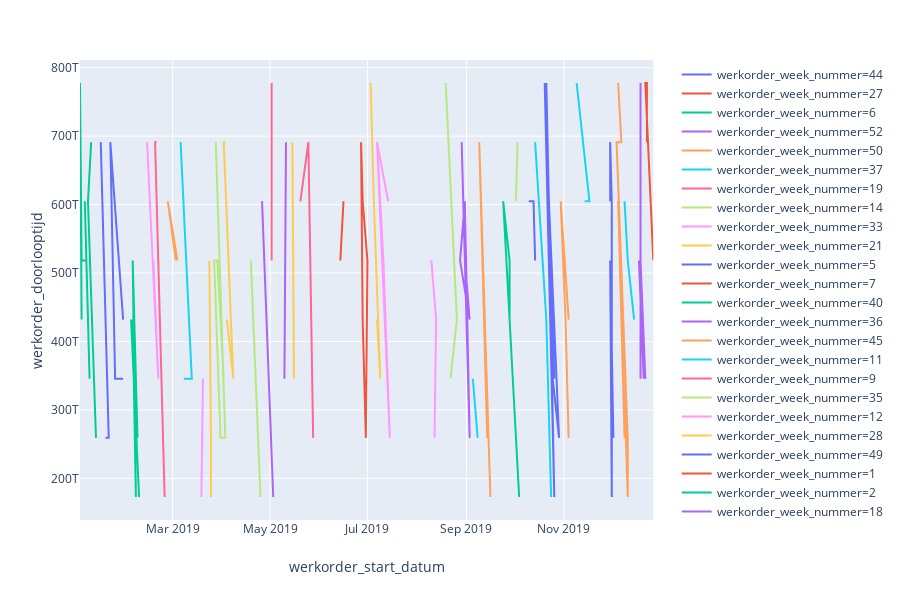

This figure's notebook cell:
### Code cell
%matplotlib inline

#df = px.data.gapminder().query("continent=='Oceania'")
fig = px.line(werkorder_df, x="werkorder_start_datum", y="werkorder_doorlooptijd", color='werkorder_week_nummer')
fig.show()

### Figure 1 — Plotly figure (JSON) as saved in the notebook; plotly's stock layout.template omitted (floating-point values rounded to 4 significant figures)
{"data": [{"hoverlabel": {"namelength": 0}, "hovertemplate": "werkorder_week_nummer=44<br>werkorder_start_datum=%{x}<br>werkorder_doorlooptijd=%{y}", "legendgroup": "werkorder_week_nummer=44", "line": {"color": "#636efa", "dash": "solid"}, "mode": "lines", "name": "werkorder_week_nummer=44", "showlegend": true, "type": "scatter", "x": ["2019-10-20T00:00:00", "2019-10-26T00:00:00", "2019-10-21T00:00:00", "2019-10-25T00:00:00", "2019-10-29T00:00:00", "2019-10-21T00:00:00", "2019-10-26T00:00:00"], "xaxis": "x", "y": [777600000000000, 172800000000000, 777600000000000, 345600000000000, 259200000000000, 691200000000000, 345600000000000], "yaxis": "y"}, {"hoverlabel": {"namelength": 0}, "hovertemplate": "werkorder_week_nummer=27<br>werkorder_start_datum=%{x}<br>werkorder_doorlooptijd=%{y}", "legendgroup": "werkorder_week_nummer=27", "line": {"color": "#EF553B", "dash": "solid"}, "mode": "lines", "name": "werkorder_week_nummer=27", "showlegend": true, "type": "scatter", "x": ["2019-06-30T00:00:00", "2019-07-01T00:00:00", "2019-06-28T00:00:00", "2019-06-27T00:00:00", "2019-06-28T00:00:00", "2019-06-30T00:00:00"], "xaxis": "x", "y": [259200000000000, 518400000000000, 604800000000000, 691200000000000, 432000000000000, 259200000000000], "yaxis": "y"}, {"hoverlabel": {"namelength": 0}, "hovertemplate": "werkorder_week_nummer=6<br>werkorder_start_datum=%{x}<br>werkorder_doorlooptijd=%{y}", "legendgroup": "werkorder_week_nummer=6", "line": {"color": "#00cc96", "dash": "solid"}, "mode": "lines", "name": "werkorder_week_nummer=6", "showlegend": true, "type": "scatter", "x": ["2019-02-04T00:00:00", "2019-02-06T00:00:00", "2019-02-04T00:00:00", "2019-02-07T00:00:00", "2019-02-03T00:00:00", "2019-02-08T00:00:00", "2019-02-03T00:00:00"], "xaxis": "x", "y": [432000000000000, 172800000000000, 518400000000000, 259200000000000, 432000000000000, 172800000000000, 432000000000000], "yaxis": "y"}, {"hoverlabel": {"namelength": 0}, "hovertemplate": "werkorder_week_nummer=52<br>werkorder_start_datum=%{x}<br>werkorder_doorlooptijd=%{y}", "legendgroup": "werkorder_week_nummer=52", "line": {"color": "#ab63fa", "dash": "solid"}, "mode": "lines", "name": "werkorder_week_nummer=52", "showlegend": true, "type": "scatter", "x": ["2019-12-19T00:00:00", "2019-12-19T00:00:00", "2019-12-19T00:00:00", "2019-12-22T00:00:00", "2019-12-18T00:00:00", "2019-12-21T00:00:00"], "xaxis": "x", "y": [777600000000000, 345600000000000, 518400000000000, 345600000000000, 518400000000000, 345600000000000], "yaxis": "y"}, {"hoverlabel": {"namelength": 0}, "hovertemplate": "werkorder_week_nummer=50<br>werkorder_start_datum=%{x}<br>werkorder_doorlooptijd=%{y}", "legendgroup": "werkorder_week_nummer=50", "line": {"color": "#FFA15A", "dash": "solid"}, "mode": "lines", "name": "werkorder_week_nummer=50", "showlegend": true, "type": "scatter", "x": ["2019-12-09T00:00:00", "2019-12-05T00:00:00", "2019-12-11T00:00:00", "2019-12-11T00:00:00", "2019-12-04T00:00:00", "2019-12-07T00:00:00", "2019-12-05T00:00:00"], "xaxis": "x", "y": [259200000000000, 604800000000000, 172800000000000, 259200000000000, 691200000000000, 691200000000000, 777600000000000], "yaxis": "y"}, {"hoverlabel": {"namelength": 0}, "hovertemplate": "werkorder_week_nummer=37<br>werkorder_start_datum=%{x}<br>werkorder_doorlooptijd=%{y}", "legendgroup": "werkorder_week_nummer=37", "line": {"color": "#19d3f3", "dash": "solid"}, "mode": "lines", "name": "werkorder_week_nummer=37", "showlegend": true, "type": "scatter", "x": ["2019-09-08T00:00:00", "2019-09-05T00:00:00"], "xaxis": "x", "y": [259200000000000, 345600000000000], "yaxis": "y"}, {"hoverlabel": {"namelength": 0}, "hovertemplate": "werkorder_week_nummer=19<br>werkorder_start_datum=%{x}<br>werkorder_doorlooptijd=%{y}", "legendgroup": "werkorder_week_nummer=19", "line": {"color": "#FF6692", "dash": "solid"}, "mode": "lines", "name": "werkorder_week_nummer=19", "showlegend": true, "type": "scatter", "x": ["2019-05-02T00:00:00", "2019-05-02T00:00:00"], "xaxis": "x", "y": [777600000000000, 518400000000000], "yaxis": "y"}, {"hoverlabel": {"namelength": 0}, "hovertemplate": "werkorder_week_nummer=14<br>werkorder_start_datum=%{x}<br>werkorder_doorlooptijd=%{y}", "legendgroup": "werkorder_week_nummer=14", "line": {"color": "#B6E880", "dash": "solid"}, "mode": "lines", "name": "werkorder_week_nummer=14", "showlegend": true, "type": "scatter", "x": ["2019-03-28T00:00:00", "2019-04-03T00:00:00", "2019-03-31T00:00:00", "2019-03-27T00:00:00", "2019-03-29T00:00:00", "2019-04-02T00:00:00"], "xaxis": "x", "y": [691200000000000, 259200000000000, 259200000000000, 518400000000000, 518400000000000, 345600000000000], "yaxis": "y"}, {"hoverlabel": {"namelength": 0}, "hovertemplate": "werkorder_week_nummer=33<br>werkorder_start_datum=%{x}<br>werkorder_doorlooptijd=%{y}", "legendgroup": "werkorder_week_nummer=33", "line": {"color": "#FF97FF", "dash": "solid"}, "mode": "lines", "name": "werkorder_week_nummer=33", "showlegend": true, "type": "scatter", "x": ["2019-08-10T00:00:00", "2019-08-13T00:00:00", "2019-08-12T00:00:00"], "xaxis": "x", "y": [518400000000000, 432000000000000, 259200000000000], "yaxis": "y"}, {"hoverlabel": {"namelength": 0}, "hovertemplate": "werkorder_week_nummer=21<br>werkorder_start_datum=%{x}<br>werkorder_doorlooptijd=%{y}", "legendgroup": "werkorder_week_nummer=21", "line": {"color": "#FECB52", "dash": "solid"}, "mode": "lines", "name": "werkorder_week_nummer=21", "showlegend": true, "type": "scatter", "x": ["2019-05-15T00:00:00", "2019-05-16T00:00:00"], "xaxis": "x", "y": [691200000000000, 345600000000000], "yaxis": "y"}, {"hoverlabel": {"namelength": 0}, "hovertemplate": "werkorder_week_nummer=5<br>werkorder_start_datum=%{x}<br>werkorder_doorlooptijd=%{y}", "legendgroup": "werkorder_week_nummer=5", "line": {"color": "#636efa", "dash": "solid"}, "mode": "lines", "name": "werkorder_week_nummer=5", "showlegend": true, "type": "scatter", "x": ["2019-01-29T00:00:00", "2019-01-21T00:00:00", "2019-01-24T00:00:00", "2019-01-29T00:00:00"], "xaxis": "x", "y": [432000000000000, 691200000000000, 345600000000000, 345600000000000], "yaxis": "y"}, {"hoverlabel": {"namelength": 0}, "hovertemplate": "werkorder_week_nummer=7<br>werkorder_start_datum=%{x}<br>werkorder_doorlooptijd=%{y}", "legendgroup": "werkorder_week_nummer=7", "line": {"color": "#EF553B", "dash": "solid"}, "mode": "lines", "name": "werkorder_week_nummer=7", "showlegend": true, "type": "scatter", "x": ["2019-02-05T00:00:00"], "xaxis": "x", "y": [604800000000000], "yaxis": "y"}, {"hoverlabel": {"namelength": 0}, "hovertemplate": "werkorder_week_nummer=40<br>werkorder_start_datum=%{x}<br>werkorder_doorlooptijd=%{y}", "legendgroup": "werkorder_week_nummer=40", "line": {"color": "#00cc96", "dash": "solid"}, "mode": "lines", "name": "werkorder_week_nummer=40", "showlegend": true, "type": "scatter", "x": ["2019-10-04T00:00:00", "2019-09-24T00:00:00", "2019-09-28T00:00:00", "2019-09-28T00:00:00"], "xaxis": "x", "y": [172800000000000, 604800000000000, 518400000000000, 432000000000000], "yaxis": "y"}, {"hoverlabel": {"namelength": 0}, "hovertemplate": "werkorder_week_nummer=36<br>werkorder_start_datum=%{x}<br>werkorder_doorlooptijd=%{y}", "legendgroup": "werkorder_week_nummer=36", "line": {"color": "#ab63fa", "dash": "solid"}, "mode": "lines", "name": "werkorder_week_nummer=36", "showlegend": true, "type": "scatter", "x": ["2019-08-31T00:00:00", "2019-09-03T00:00:00", "2019-08-28T00:00:00", "2019-08-31T00:00:00", "2019-09-03T00:00:00", "2019-08-29T00:00:00"], "xaxis": "x", "y": [518400000000000, 432000000000000, 518400000000000, 604800000000000, 259200000000000, 691200000000000], "yaxis": "y"}, {"hoverlabel": {"namelength": 0}, "hovertemplate": "werkorder_week_nummer=45<br>werkorder_start_datum=%{x}<br>werkorder_doorlooptijd=%{y}", "legendgroup": "werkorder_week_nummer=45", "line": {"color": "#FFA15A", "dash": "solid"}, "mode": "lines", "name": "werkorder_week_nummer=45", "showlegend": true, "type": "scatter", "x": ["2019-11-04T00:00:00", "2019-10-30T00:00:00", "2019-11-02T00:00:00", "2019-11-04T00:00:00"], "xaxis": "x", "y": [432000000000000, 604800000000000, 432000000000000, 259200000000000], "yaxis": "y"}, {"hoverlabel": {"namelength": 0}, "hovertemplate": "werkorder_week_nummer=11<br>werkorder_start_datum=%{x}<br>werkorder_doorlooptijd=%{y}", "legendgroup": "werkorder_week_nummer=11", "line": {"color": "#19d3f3", "dash": "solid"}, "mode": "lines", "name": "werkorder_week_nummer=11", "showlegend": true, "type": "scatter", "x": ["2019-03-13T00:00:00", "2019-03-06T00:00:00", "2019-03-13T00:00:00", "2019-03-08T00:00:00"], "xaxis": "x", "y": [345600000000000, 691200000000000, 345600000000000, 345600000000000], "yaxis": "y"}, {"hoverlabel": {"namelength": 0}, "hovertemplate": "werkorder_week_nummer=9<br>werkorder_start_datum=%{x}<br>werkorder_doorlooptijd=%{y}", "legendgroup": "werkorder_week_nummer=9", "line": {"color": "#FF6692", "dash": "solid"}, "mode": "lines", "name": "werkorder_week_nummer=9", "showlegend": true, "type": "scatter", "x": ["2019-02-19T00:00:00", "2019-02-18T00:00:00", "2019-02-21T00:00:00", "2019-02-24T00:00:00"], "xaxis": "x", "y": [691200000000000, 691200000000000, 432000000000000, 172800000000000], "yaxis": "y"}, {"hoverlabel": {"namelength": 0}, "hovertemplate": "werkorder_week_nummer=35<br>werkorder_start_datum=%{x}<br>werkorder_doorlooptijd=%{y}", "legendgroup": "werkorder_week_nummer=35", "line": {"color": "#B6E880", "dash": "solid"}, "mode": "lines", "name": "werkorder_week_nummer=35", "showlegend": true, "type": "scatter", "x": ["2019-08-22T00:00:00", "2019-08-26T00:00:00", "2019-08-19T00:00:00"], "xaxis": "x", "y": [345600000000000, 432000000000000, 777600000000000], "yaxis": "y"}, {"hoverlabel": {"namelength": 0}, "hovertemplate": "werkorder_week_nummer=12<br>werkorder_start_datum=%{x}<br>werkorder_doorlooptijd=%{y}", "legendgroup": "werkorder_week_nummer=12", "line": {"color": "#FF97FF", "dash": "solid"}, "mode": "lines", "name": "werkorder_week_nummer=12", "showlegend": true, "type": "scatter", "x": ["2019-03-20T00:00:00", "2019-03-19T00:00:00"], "xaxis": "x", "y": [345600000000000, 172800000000000], "yaxis": "y"}, {"hoverlabel": {"namelength": 0}, "hovertemplate": "werkorder_week_nummer=28<br>werkorder_start_datum=%{x}<br>werkorder_doorlooptijd=%{y}", "legendgroup": "werkorder_week_nummer=28", "line": {"color": "#FECB52", "dash": "solid"}, "mode": "lines", "name": "werkorder_week_nummer=28", "showlegend": true, "type": "scatter", "x": ["2019-07-07T00:00:00", "2019-07-09T00:00:00", "2019-07-05T00:00:00", "2019-07-03T00:00:00"], "xaxis": "x", "y": [432000000000000, 345600000000000, 604800000000000, 777600000000000], "yaxis": "y"}, {"hoverlabel": {"namelength": 0}, "hovertemplate": "werkorder_week_nummer=49<br>werkorder_start_datum=%{x}<br>werkorder_doorlooptijd=%{y}", "legendgroup": "werkorder_week_nummer=49", "line": {"color": "#636efa", "dash": "solid"}, "mode": "lines", "name": "werkorder_week_nummer=49", "showlegend": true, "type": "scatter", "x": ["2019-11-30T00:00:00", "2019-11-30T00:00:00", "2019-12-01T00:00:00", "2019-12-01T00:00:00", "2019-11-30T00:00:00", "2019-12-02T00:00:00"], "xaxis": "x", "y": [604800000000000, 691200000000000, 604800000000000, 172800000000000, 518400000000000, 259200000000000], "yaxis": "y"}, {"hoverlabel": {"namelength": 0}, "hovertemplate": "werkorder_week_nummer=1<br>werkorder_start_datum=%{x}<br>werkorder_doorlooptijd=%{y}", "legendgroup": "werkorder_week_nummer=1", "line": {"color": "#EF553B", "dash": "solid"}, "mode": "lines", "name": "werkorder_week_nummer=1", "showlegend": true, "type": "scatter", "x": ["2019-12-23T00:00:00", "2019-12-23T00:00:00", "2019-12-22T00:00:00", "2019-12-27T00:00:00"], "xaxis": "x", "y": [691200000000000, 777600000000000, 777600000000000, 518400000000000], "yaxis": "y"}, {"hoverlabel": {"namelength": 0}, "hovertemplate": "werkorder_week_nummer=2<br>werkorder_start_datum=%{x}<br>werkorder_doorlooptijd=%{y}", "legendgroup": "werkorder_week_nummer=2", "line": {"color": "#00cc96", "dash": "solid"}, "mode": "lines", "name": "werkorder_week_nummer=2", "showlegend": true, "type": "scatter", "x": ["2019-01-03T00:00:00", "2019-01-02T00:00:00", "2019-01-03T00:00:00", "2019-01-06T00:00:00", "2019-01-08T00:00:00", "2019-01-05T00:00:00"], "xaxis": "x", "y": [432000000000000, 777600000000000, 518400000000000, 518400000000000, 345600000000000, 604800000000000], "yaxis": "y"}, {"hoverlabel": {"namelength": 0}, "hovertemplate": "werkorder_week_nummer=18<br>werkorder_start_datum=%{x}<br>werkorder_doorlooptijd=%{y}", "legendgroup": "werkorder_week_nummer=18", "line": {"color": "#ab63fa", "dash": "solid"}, "mode": "lines", "name": "werkorder_week_nummer=18", "showlegend": true, "type": "scatter", "x": ["2019-05-03T00:00:00", "2019-04-26T00:00:00"], "xaxis": "x", "y": [172800000000000, 604800000000000], "yaxis": "y"}, {"hoverlabel": {"namelength": 0}, "hovertemplate": "werkorder_week_nummer=10<br>werkorder_start_datum=%{x}<br>werkorder_doorlooptijd=%{y}", "legendgroup": "werkorder_week_nummer=10", "line": {"color": "#FFA15A", "dash": "solid"}, "mode": "lines", "name": "werkorder_week_nummer=10", "showlegend": true, "type": "scatter", "x": ["2019-03-03T00:00:00", "2019-02-26T00:00:00", "2019-03-04T00:00:00"], "xaxis": "x", "y": [518400000000000, 604800000000000, 518400000000000], "yaxis": "y"}, {"hoverlabel": {"namelength": 0}, "hovertemplate": "werkorder_week_nummer=47<br>werkorder_start_datum=%{x}<br>werkorder_doorlooptijd=%{y}", "legendgroup": "werkorder_week_nummer=47", "line": {"color": "#19d3f3", "dash": "solid"}, "mode": "lines", "name": "werkorder_week_nummer=47", "showlegend": true, "type": "scatter", "x": ["2019-11-14T00:00:00", "2019-11-17T00:00:00", "2019-11-09T00:00:00"], "xaxis": "x", "y": [604800000000000, 604800000000000, 777600000000000], "yaxis": "y"}, {"hoverlabel": {"namelength": 0}, "hovertemplate": "werkorder_week_nummer=22<br>werkorder_start_datum=%{x}<br>werkorder_doorlooptijd=%{y}", "legendgroup": "werkorder_week_nummer=22", "line": {"color": "#FF6692", "dash": "solid"}, "mode": "lines", "name": "werkorder_week_nummer=22", "showlegend": true, "type": "scatter", "x": ["2019-05-28T00:00:00", "2019-05-25T00:00:00", "2019-05-20T00:00:00"], "xaxis": "x", "y": [259200000000000, 691200000000000, 604800000000000], "yaxis": "y"}, {"hoverlabel": {"namelength": 0}, "hovertemplate": "werkorder_week_nummer=17<br>werkorder_start_datum=%{x}<br>werkorder_doorlooptijd=%{y}", "legendgroup": "werkorder_week_nummer=17", "line": {"color": "#B6E880", "dash": "solid"}, "mode": "lines", "name": "werkorder_week_nummer=17", "showlegend": true, "type": "scatter", "x": ["2019-04-19T00:00:00", "2019-04-25T00:00:00"], "xaxis": "x", "y": [518400000000000, 172800000000000], "yaxis": "y"}, {"hoverlabel": {"namelength": 0}, "hovertemplate": "werkorder_week_nummer=29<br>werkorder_start_datum=%{x}<br>werkorder_doorlooptijd=%{y}", "legendgroup": "werkorder_week_nummer=29", "line": {"color": "#FF97FF", "dash": "solid"}, "mode": "lines", "name": "werkorder_week_nummer=29", "showlegend": true, "type": "scatter", "x": ["2019-07-07T00:00:00", "2019-07-15T00:00:00", "2019-07-11T00:00:00", "2019-07-07T00:00:00", "2019-07-14T00:00:00"], "xaxis": "x", "y": [691200000000000, 259200000000000, 518400000000000, 691200000000000, 604800000000000], "yaxis": "y"}, {"hoverlabel": {"namelength": 0}, "hovertemplate": "werkorder_week_nummer=13<br>werkorder_start_datum=%{x}<br>werkorder_doorlooptijd=%{y}", "legendgroup": "werkorder_week_nummer=13", "line": {"color": "#FECB52", "dash": "solid"}, "mode": "lines", "name": "werkorder_week_nummer=13", "showlegend": true, "type": "scatter", "x": ["2019-03-25T00:00:00", "2019-03-25T00:00:00", "2019-03-24T00:00:00"], "xaxis": "x", "y": [172800000000000, 259200000000000, 518400000000000], "yaxis": "y"}, {"hoverlabel": {"namelength": 0}, "hovertemplate": "werkorder_week_nummer=4<br>werkorder_start_datum=%{x}<br>werkorder_doorlooptijd=%{y}", "legendgroup": "werkorder_week_nummer=4", "line": {"color": "#636efa", "dash": "solid"}, "mode": "lines", "name": "werkorder_week_nummer=4", "showlegend": true, "type": "scatter", "x": ["2019-01-18T00:00:00", "2019-01-20T00:00:00", "2019-01-15T00:00:00"], "xaxis": "x", "y": [259200000000000, 259200000000000, 691200000000000], "yaxis": "y"}, {"hoverlabel": {"namelength": 0}, "hovertemplate": "werkorder_week_nummer=25<br>werkorder_start_datum=%{x}<br>werkorder_doorlooptijd=%{y}", "legendgroup": "werkorder_week_nummer=25", "line": {"color": "#EF553B", "dash": "solid"}, "mode": "lines", "name": "werkorder_week_nummer=25", "showlegend": true, "type": "scatter", "x": ["2019-06-14T00:00:00", "2019-06-16T00:00:00"], "xaxis": "x", "y": [518400000000000, 604800000000000], "yaxis": "y"}, {"hoverlabel": {"namelength": 0}, "hovertemplate": "werkorder_week_nummer=3<br>werkorder_start_datum=%{x}<br>werkorder_doorlooptijd=%{y}", "legendgroup": "werkorder_week_nummer=3", "line": {"color": "#00cc96", "dash": "solid"}, "mode": "lines", "name": "werkorder_week_nummer=3", "showlegend": true, "type": "scatter", "x": ["2019-01-09T00:00:00", "2019-01-07T00:00:00", "2019-01-12T00:00:00"], "xaxis": "x", "y": [691200000000000, 604800000000000, 259200000000000], "yaxis": "y"}, {"hoverlabel": {"namelength": 0}, "hovertemplate": "werkorder_week_nummer=20<br>werkorder_start_datum=%{x}<br>werkorder_doorlooptijd=%{y}", "legendgroup": "werkorder_week_nummer=20", "line": {"color": "#ab63fa", "dash": "solid"}, "mode": "lines", "name": "werkorder_week_nummer=20", "showlegend": true, "type": "scatter", "x": ["2019-05-11T00:00:00", "2019-05-10T00:00:00"], "xaxis": "x", "y": [691200000000000, 345600000000000], "yaxis": "y"}, {"hoverlabel": {"namelength": 0}, "hovertemplate": "werkorder_week_nummer=38<br>werkorder_start_datum=%{x}<br>werkorder_doorlooptijd=%{y}", "legendgroup": "werkorder_week_nummer=38", "line": {"color": "#FFA15A", "dash": "solid"}, "mode": "lines", "name": "werkorder_week_nummer=38", "showlegend": true, "type": "scatter", "x": ["2019-09-14T00:00:00", "2019-09-09T00:00:00", "2019-09-16T00:00:00"], "xaxis": "x", "y": [259200000000000, 691200000000000, 172800000000000], "yaxis": "y"}, {"hoverlabel": {"namelength": 0}, "hovertemplate": "werkorder_week_nummer=51<br>werkorder_start_datum=%{x}<br>werkorder_doorlooptijd=%{y}", "legendgroup": "werkorder_week_nummer=51", "line": {"color": "#19d3f3", "dash": "solid"}, "mode": "lines", "name": "werkorder_week_nummer=51", "showlegend": true, "type": "scatter", "x": ["2019-12-15T00:00:00", "2019-12-11T00:00:00", "2019-12-09T00:00:00"], "xaxis": "x", "y": [432000000000000, 518400000000000, 604800000000000], "yaxis": "y"}, {"hoverlabel": {"namelength": 0}, "hovertemplate": "werkorder_week_nummer=39<br>werkorder_start_datum=%{x}<br>werkorder_doorlooptijd=%{y}", "legendgroup": "werkorder_week_nummer=39", "line": {"color": "#FF6692", "dash": "solid"}, "mode": "lines", "name": "werkorder_week_nummer=39", "showlegend": true, "type": "scatter", "x": ["2019-09-21T00:00:00"], "xaxis": "x", "y": [518400000000000], "yaxis": "y"}, {"hoverlabel": {"namelength": 0}, "hovertemplate": "werkorder_week_nummer=41<br>werkorder_start_datum=%{x}<br>werkorder_doorlooptijd=%{y}", "legendgroup": "werkorder_week_nummer=41", "line": {"color": "#B6E880", "dash": "solid"}, "mode": "lines", "name": "werkorder_week_nummer=41", "showlegend": true, "type": "scatter", "x": ["2019-10-02T00:00:00", "2019-10-03T00:00:00"], "xaxis": "x", "y": [604800000000000, 691200000000000], "yaxis": "y"}, {"hoverlabel": {"namelength": 0}, "hovertemplate": "werkorder_week_nummer=8<br>werkorder_start_datum=%{x}<br>werkorder_doorlooptijd=%{y}", "legendgroup": "werkorder_week_nummer=8", "line": {"color": "#FF97FF", "dash": "solid"}, "mode": "lines", "name": "werkorder_week_nummer=8", "showlegend": true, "type": "scatter", "x": ["2019-02-13T00:00:00", "2019-02-20T00:00:00", "2019-02-17T00:00:00"], "xaxis": "x", "y": [691200000000000, 345600000000000, 518400000000000], "yaxis": "y"}, {"hoverlabel": {"namelength": 0}, "hovertemplate": "werkorder_week_nummer=15<br>werkorder_start_datum=%{x}<br>werkorder_doorlooptijd=%{y}", "legendgroup": "werkorder_week_nummer=15", "line": {"color": "#FECB52", "dash": "solid"}, "mode": "lines", "name": "werkorder_week_nummer=15", "showlegend": true, "type": "scatter", "x": ["2019-04-03T00:00:00", "2019-04-02T00:00:00", "2019-04-08T00:00:00", "2019-04-04T00:00:00"], "xaxis": "x", "y": [691200000000000, 691200000000000, 345600000000000, 432000000000000], "yaxis": "y"}, {"hoverlabel": {"namelength": 0}, "hovertemplate": "werkorder_week_nummer=42<br>werkorder_start_datum=%{x}<br>werkorder_doorlooptijd=%{y}", "legendgroup": "werkorder_week_nummer=42", "line": {"color": "#636efa", "dash": "solid"}, "mode": "lines", "name": "werkorder_week_nummer=42", "showlegend": true, "type": "scatter", "x": ["2019-10-10T00:00:00", "2019-10-13T00:00:00", "2019-10-14T00:00:00"], "xaxis": "x", "y": [604800000000000, 604800000000000, 518400000000000], "yaxis": "y"}, {"hoverlabel": {"namelength": 0}, "hovertemplate": "werkorder_week_nummer=26<br>werkorder_start_datum=%{x}<br>werkorder_doorlooptijd=%{y}", "legendgroup": "werkorder_week_nummer=26", "line": {"color": "#EF553B", "dash": "solid"}, "mode": "lines", "name": "werkorder_week_nummer=26", "showlegend": true, "type": "scatter", "x": ["2019-06-18T00:00:00"], "xaxis": "x", "y": [604800000000000], "yaxis": "y"}, {"hoverlabel": {"namelength": 0}, "hovertemplate": "werkorder_week_nummer=46<br>werkorder_start_datum=%{x}<br>werkorder_doorlooptijd=%{y}", "legendgroup": "werkorder_week_nummer=46", "line": {"color": "#00cc96", "dash": "solid"}, "mode": "lines", "name": "werkorder_week_nummer=46", "showlegend": true, "type": "scatter", "x": ["2019-11-12T00:00:00"], "xaxis": "x", "y": [345600000000000], "yaxis": "y"}, {"hoverlabel": {"namelength": 0}, "hovertemplate": "werkorder_week_nummer=31<br>werkorder_start_datum=%{x}<br>werkorder_doorlooptijd=%{y}", "legendgroup": "werkorder_week_nummer=31", "line": {"color": "#ab63fa", "dash": "solid"}, "mode": "lines", "name": "werkorder_week_nummer=31", "showlegend": true, "type": "scatter", "x": ["2019-07-28T00:00:00"], "xaxis": "x", "y": [432000000000000], "yaxis": "y"}, {"hoverlabel": {"namelength": 0}, "hovertemplate": "werkorder_week_nummer=30<br>werkorder_start_datum=%{x}<br>werkorder_doorlooptijd=%{y}", "legendgroup": "werkorder_week_nummer=30", "line": {"color": "#FFA15A", "dash": "solid"}, "mode": "lines", "name": "werkorder_week_nummer=30", "showlegend": true, "type": "scatter", "x": ["2019-07-20T00:00:00"], "xaxis": "x", "y": [345600000000000], "yaxis": "y"}, {"hoverlabel": {"namelength": 0}, "hovertemplate": "werkorder_week_nummer=43<br>werkorder_start_datum=%{x}<br>werkorder_doorlooptijd=%{y}", "legendgroup": "werkorder_week_nummer=43", "line": {"color": "#19d3f3", "dash": "solid"}, "mode": "lines", "name": "werkorder_week_nummer=43", "showlegend": true, "type": "scatter", "x": ["2019-10-14T00:00:00", "2019-10-21T00:00:00", "2019-10-24T00:00:00"], "xaxis": "x", "y": [691200000000000, 432000000000000, 172800000000000], "yaxis": "y"}, {"hoverlabel": {"namelength": 0}, "hovertemplate": "werkorder_week_nummer=24<br>werkorder_start_datum=%{x}<br>werkorder_doorlooptijd=%{y}", "legendgroup": "werkorder_week_nummer=24", "line": {"color": "#FF6692", "dash": "solid"}, "mode": "lines", "name": "werkorder_week_nummer=24", "showlegend": true, "type": "scatter", "x": ["2019-06-05T00:00:00"], "xaxis": "x", "y": [432000000000000], "yaxis": "y"}], "layout": {"height": 600, "legend": {"tracegroupgap": 0}, "margin": {"t": 60}, "xaxis": {"anchor": "y", "domain": [0, 0.98], "title": {"text": "werkorder_start_datum"}}, "yaxis": {"anchor": "x", "domain": [0, 1], "title": {"text": "werkorder_doorlooptijd"}}}}
